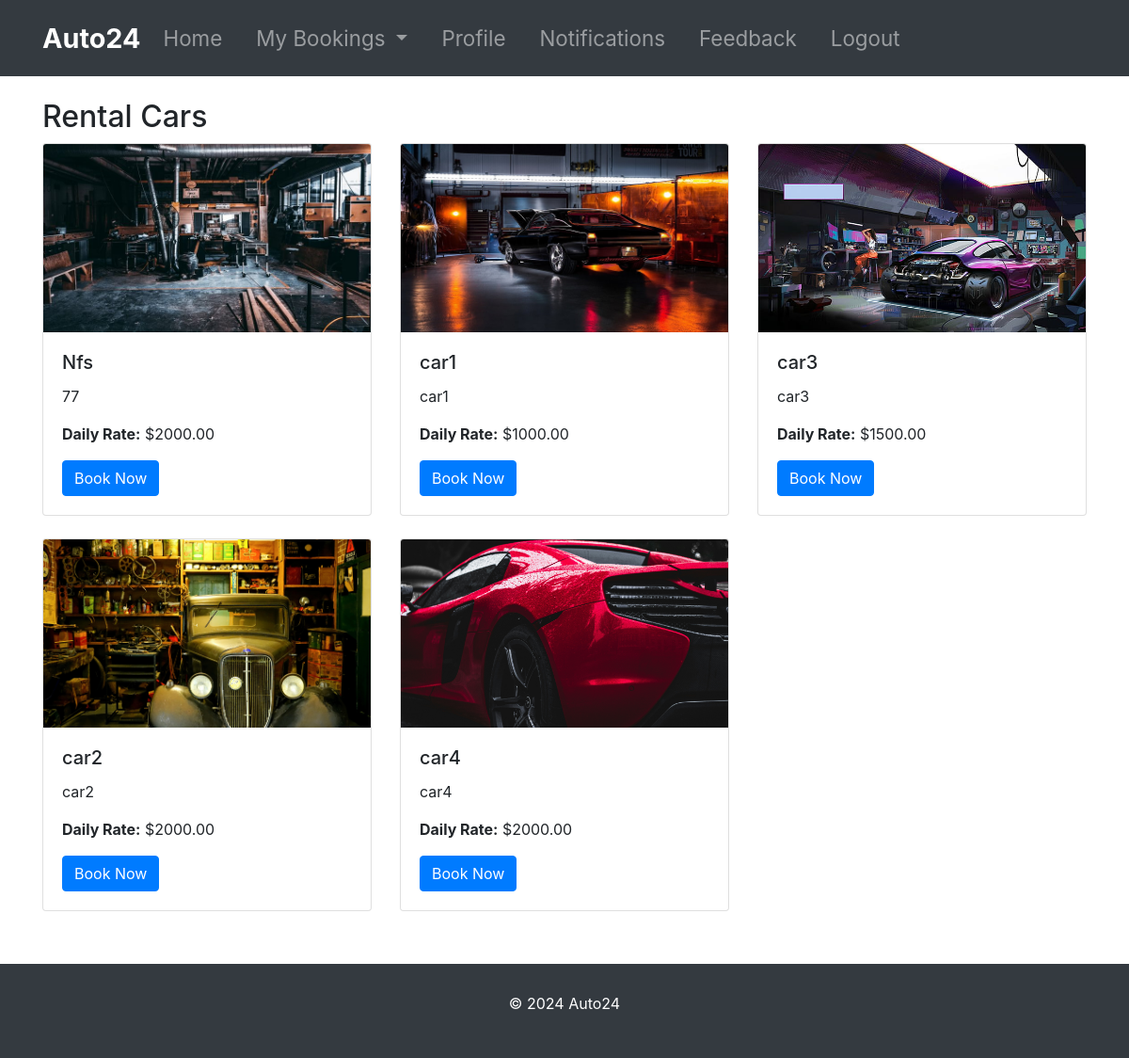
Screenshot of /customer/rental-cars/ with the database file from the repository.
### admin_management/models.py (models this page shows, shortened)
class RentalCar(models.Model):
    name=models.CharField(max_length=100)
    description=models.TextField()
    image=models.ImageField(upload_to='rental_cars/')
    daily_rate=models.DecimalField(max_digits=10,decimal_places=2)
    availability=models.BooleanField(default=True)
    created_at = models.DateTimeField(default=timezone.now)

### customer_management/views.py (the view)
# urls.py: path('customer/rental-cars/', views.rental_car_list, name='customer_rental_car_list'),
def rental_car_list(request):
    rental_cars = RentalCar.objects.all()
    return render(request, 'customer/rental_cars/rental_car_list.html', {'rental_cars': rental_cars})

### templates/customer/rental_cars/rental_car_list.html (shortened to what this page needs)
{% extends 'customer/base.html' %}
{% block content %}
<div class="container mt-4">
    <h2>Rental Cars</h2>
    <div class="row">
        {% for car in rental_cars %}
            <div class="col-md-4 service-card mb-4">
                <div class="card h-100" style="display: flex; flex-direction: column;">
                    <img src="{{ car.image.url }}" class="card-img-top" alt="{{ car.name }}" style="width: 100%; height: 200px; object-fit: cover;">
                    <div class="card-body">
                        <h5 class="card-title">{{ car.name }}</h5>
                        <p class="card-text">{{ car.description }}</p>
                        <p class="card-text"><strong>Daily Rate:</strong> ${{ car.daily_rate }}</p>
                        <a href="{% url 'book_car' car.id %}" class="btn btn-primary mt-auto">Book Now</a>
                    </div>
                </div>
            </div>
        {% endfor %}
    </div>
</div>
{% endblock %}

### templates/customer/base.html (style rules this page uses)
body { display: flex; flex-direction: column; min-height: 100vh; }

### rows the page displays
RentalCar: image (picture), name "Nfs", description "77", daily_rate "2000.00"
RentalCar: image (picture), name "car1", description "car1", daily_rate "1000.00"
RentalCar: image (picture), name "car3", description "car3", daily_rate "1500.00"
RentalCar: image (picture), name "car2", description "car2", daily_rate "2000.00"
RentalCar: image (picture), name "car4", description "car4", daily_rate "2000.00"
